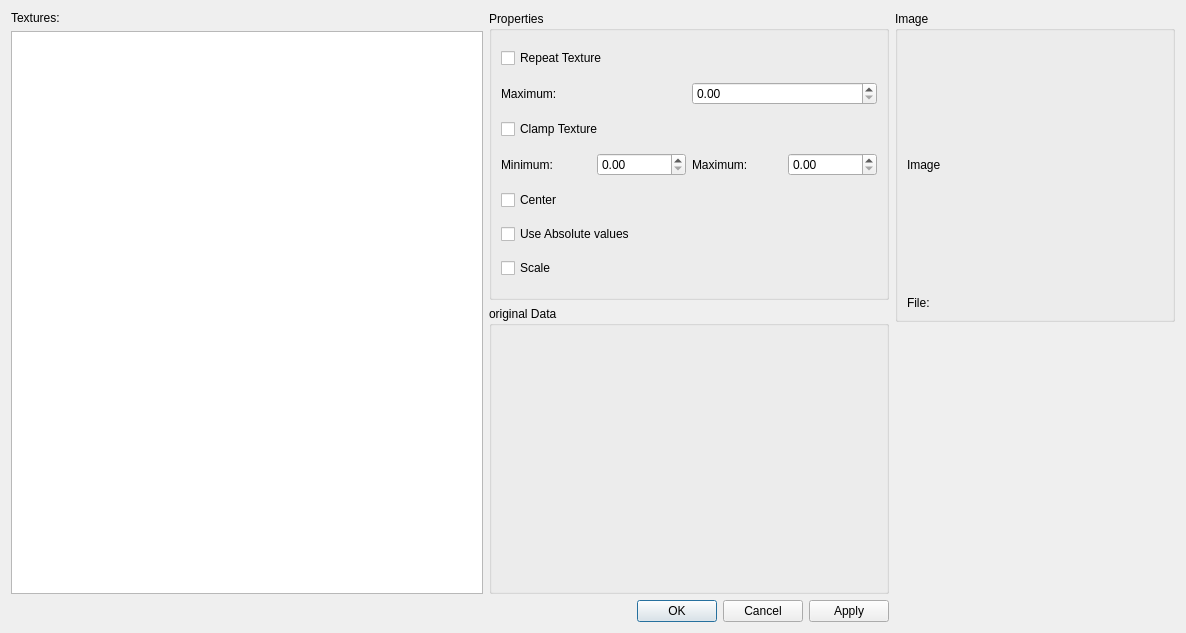
<ui version="4.0" >
 <class>Dialog</class>
 <widget class="QDialog" name="Dialog" >
  <property name="geometry" >
   <rect>
    <x>0</x>
    <y>0</y>
    <width>1186</width>
    <height>633</height>
   </rect>
  </property>
  <property name="minimumSize" >
   <size>
    <width>0</width>
    <height>0</height>
   </size>
  </property>
  <property name="maximumSize" >
   <size>
    <width>90000</width>
    <height>90000</height>
   </size>
  </property>
  <property name="windowTitle" >
   <string>Dialog</string>
  </property>
  <layout class="QGridLayout" name="gridLayout_2" >
   <item rowspan="2" row="0" column="0" >
    <widget class="QSplitter" name="splitter" >
     <property name="orientation" >
      <enum>Qt::Horizontal</enum>
     </property>
     <widget class="QWidget" name="" >
      <layout class="QGridLayout" name="gridLayout" >
       <item row="0" column="0" >
        <layout class="QVBoxLayout" name="verticalLayout_2" >
         <item>
          <widget class="QLabel" name="textureLabel" >
           <property name="text" >
            <string>Textures:</string>
           </property>
          </widget>
         </item>
         <item>
          <widget class="QListWidget" name="textureList" >
           <property name="alternatingRowColors" >
            <bool>false</bool>
           </property>
           <property name="selectionBehavior" >
            <enum>QAbstractItemView::SelectRows</enum>
           </property>
          </widget>
         </item>
        </layout>
       </item>
       <item row="0" column="1" >
        <layout class="QVBoxLayout" name="verticalLayout_3" >
         <item>
          <widget class="QGroupBox" name="groupBox" >
           <property name="title" >
            <string>Properties</string>
           </property>
           <layout class="QVBoxLayout" name="verticalLayout" >
            <item>
             <widget class="QCheckBox" name="repeatBox" >
              <property name="text" >
               <string>Repeat Texture</string>
              </property>
             </widget>
            </item>
            <item>
             <layout class="QHBoxLayout" name="horizontalLayout_2" >
              <item>
               <widget class="QLabel" name="label_3" >
                <property name="text" >
                 <string>Maximum:</string>
                </property>
               </widget>
              </item>
              <item>
               <widget class="QDoubleSpinBox" name="max_val" />
              </item>
             </layout>
            </item>
            <item>
             <widget class="QCheckBox" name="clampBox" >
              <property name="text" >
               <string>Clamp Texture</string>
              </property>
             </widget>
            </item>
            <item>
             <layout class="QHBoxLayout" name="horizontalLayout" >
              <item>
               <widget class="QLabel" name="label" >
                <property name="text" >
                 <string>Minimum:</string>
                </property>
               </widget>
              </item>
              <item>
               <widget class="QDoubleSpinBox" name="clamp_min" />
              </item>
              <item>
               <widget class="QLabel" name="label_2" >
                <property name="text" >
                 <string>Maximum:</string>
                </property>
               </widget>
              </item>
              <item>
               <widget class="QDoubleSpinBox" name="clamp_max" />
              </item>
             </layout>
            </item>
            <item>
             <widget class="QCheckBox" name="centerBox" >
              <property name="text" >
               <string>Center</string>
              </property>
             </widget>
            </item>
            <item>
             <widget class="QCheckBox" name="absBox" >
              <property name="text" >
               <string>Use Absolute values</string>
              </property>
             </widget>
            </item>
            <item>
             <widget class="QCheckBox" name="scaleBox" >
              <property name="text" >
               <string>Scale</string>
              </property>
             </widget>
            </item>
           </layout>
          </widget>
         </item>
         <item>
          <widget class="QGroupBox" name="originalData" >
           <property name="minimumSize" >
            <size>
             <width>400</width>
             <height>0</height>
            </size>
           </property>
           <property name="title" >
            <string>original Data</string>
           </property>
          </widget>
         </item>
        </layout>
       </item>
      </layout>
     </widget>
    </widget>
   </item>
   <item row="1" column="1" >
    <spacer name="verticalSpacer" >
     <property name="orientation" >
      <enum>Qt::Vertical</enum>
     </property>
     <property name="sizeHint" stdset="0" >
      <size>
       <width>277</width>
       <height>250</height>
      </size>
     </property>
    </spacer>
   </item>
   <item row="2" column="0" >
    <widget class="QDialogButtonBox" name="buttonBox" >
     <property name="standardButtons" >
      <set>QDialogButtonBox::Apply|QDialogButtonBox::Cancel|QDialogButtonBox::Ok</set>
     </property>
    </widget>
   </item>
   <item row="0" column="1" >
    <widget class="QGroupBox" name="imageBox" >
     <property name="minimumSize" >
      <size>
       <width>280</width>
       <height>280</height>
      </size>
     </property>
     <property name="title" >
      <string>Image</string>
     </property>
     <layout class="QVBoxLayout" name="verticalLayout_4" >
      <item>
       <widget class="QLabel" name="imageLabel" >
        <property name="minimumSize" >
         <size>
          <width>250</width>
          <height>250</height>
         </size>
        </property>
        <property name="maximumSize" >
         <size>
          <width>250</width>
          <height>250</height>
         </size>
        </property>
        <property name="text" >
         <string>Image</string>
        </property>
       </widget>
      </item>
      <item>
       <widget class="QLabel" name="fileLabel" >
        <property name="text" >
         <string>File:</string>
        </property>
       </widget>
      </item>
     </layout>
    </widget>
   </item>
  </layout>
 </widget>
 <resources/>
 <connections/>
</ui>
